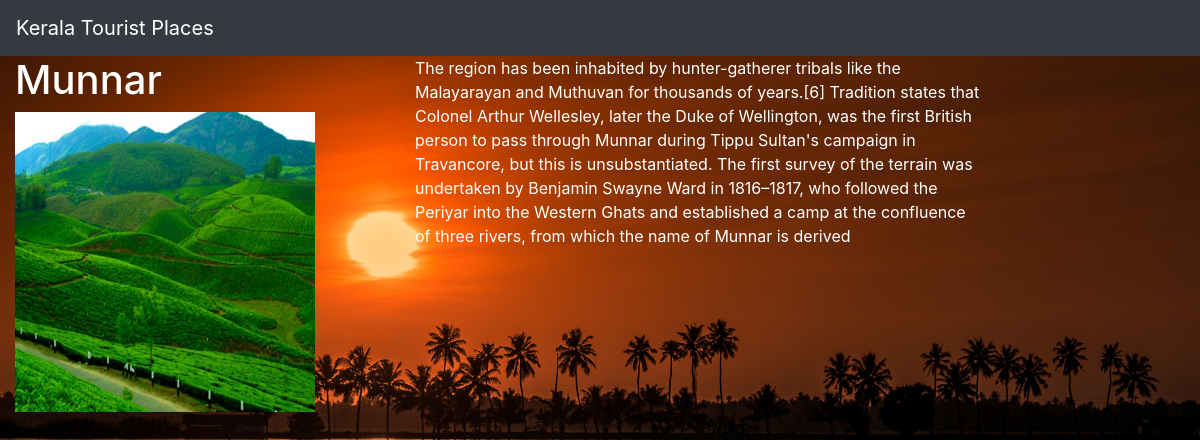
The page /details/1 on the database its author committed.
### TripApp/models.py (models this page shows, shortened)
class Trip(models.Model):
    name = models.CharField(max_length=250)
    img = models.FileField(upload_to='img')
    desc = models.TextField()

### TripApp/views.py (the view)
# urls.py: path('details/<int:ID>', views.details, name='details'),
def details(request,ID):
    trip=Trip.objects.get(id=ID)
    context={'details':trip}
    return render(request, 'details.html', context)

### Templates/details.html (shortened to what this page needs)
{% extends 'base.html' %}
{% block body %}
<body>
<div class="container-fluid">
    <div class="row">
        <div class="col-md-4">
            <h1 style="color:white">{{details.name}}</h1>
            <img src="{{details.img.url}}" width="300" height="300">
        </div>
            <div class="col-md-6" style="color:white">
                {{details.desc}}<br>
            </div>
    </div>
</div>
</body>
{% endblock %}

### static/style.css (style rules this page uses)
body { background-image:url("image/back.png"); background-color:aqua; background-attachment:fixed; background-repeat:no-repeat; background-size:100% 100%; color:black; }

### rows shown on the page
Trip: name "Munnar", img (picture), desc "The region has been inhabited by hunter-gatherer tribals like the Malayarayan and Muthuvan for thousands of years.[6] Tradition states that Colonel Arthur Wellesley, later the Duke of Wellington, was the first British person to pass through Munnar during Tippu Sultan's campaign in Travancore, but this is unsubstantiated. The first survey of the terrain was undertaken by Benjamin Swayne Ward in 1816–1817, who followed the Periyar into the Western Ghats and established a camp at the confluence of three rivers, from which the name of Munnar is derived"
